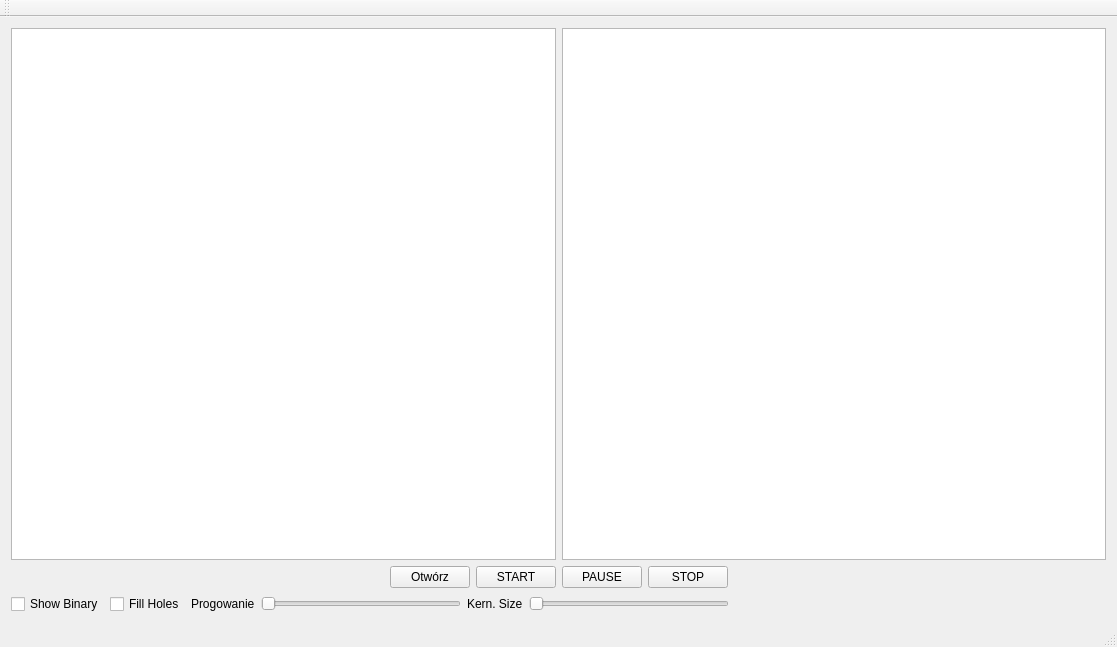
<?xml version="1.0" encoding="UTF-8"?>
<ui version="4.0">
 <class>MainWindow</class>
 <widget class="QMainWindow" name="MainWindow">
  <property name="geometry">
   <rect>
    <x>0</x>
    <y>0</y>
    <width>1117</width>
    <height>647</height>
   </rect>
  </property>
  <property name="windowTitle">
   <string>MainWindow</string>
  </property>
  <widget class="QWidget" name="centralWidget">
   <layout class="QVBoxLayout" name="verticalLayout_2">
    <item>
     <layout class="QVBoxLayout" name="verticalLayout">
      <item>
       <layout class="QHBoxLayout" name="horizontalLayout_3">
        <item>
         <widget class="QGraphicsView" name="leftView"/>
        </item>
        <item>
         <widget class="QGraphicsView" name="rightView"/>
        </item>
       </layout>
      </item>
      <item>
       <layout class="QHBoxLayout" name="horizontalLayout_2">
        <item>
         <spacer name="horizontalSpacer_2">
          <property name="orientation">
           <enum>Qt::Horizontal</enum>
          </property>
          <property name="sizeHint" stdset="0">
           <size>
            <width>40</width>
            <height>20</height>
           </size>
          </property>
         </spacer>
        </item>
        <item>
         <widget class="QPushButton" name="OpenFile">
          <property name="text">
           <string>Otwórz</string>
          </property>
         </widget>
        </item>
        <item>
         <widget class="QPushButton" name="PlayButton">
          <property name="text">
           <string>START</string>
          </property>
         </widget>
        </item>
        <item>
         <widget class="QPushButton" name="pauseButton">
          <property name="text">
           <string>PAUSE</string>
          </property>
         </widget>
        </item>
        <item>
         <widget class="QPushButton" name="StopButton">
          <property name="text">
           <string>STOP</string>
          </property>
         </widget>
        </item>
        <item>
         <spacer name="horizontalSpacer">
          <property name="orientation">
           <enum>Qt::Horizontal</enum>
          </property>
          <property name="sizeHint" stdset="0">
           <size>
            <width>40</width>
            <height>20</height>
           </size>
          </property>
         </spacer>
        </item>
       </layout>
      </item>
      <item>
       <layout class="QHBoxLayout" name="horizontalLayout">
        <item>
         <widget class="QCheckBox" name="BinaryView">
          <property name="text">
           <string>Show Binary</string>
          </property>
         </widget>
        </item>
        <item>
         <widget class="QCheckBox" name="fillHoles">
          <property name="text">
           <string>Fill Holes</string>
          </property>
         </widget>
        </item>
        <item>
         <widget class="QLabel" name="label">
          <property name="text">
           <string>Progowanie</string>
          </property>
         </widget>
        </item>
        <item>
         <widget class="QSlider" name="TreshholdSlider">
          <property name="maximumSize">
           <size>
            <width>200</width>
            <height>16777215</height>
           </size>
          </property>
          <property name="maximum">
           <number>255</number>
          </property>
          <property name="orientation">
           <enum>Qt::Horizontal</enum>
          </property>
         </widget>
        </item>
        <item>
         <widget class="QLabel" name="label_2">
          <property name="text">
           <string>Kern. Size</string>
          </property>
         </widget>
        </item>
        <item>
         <widget class="QSlider" name="kernelSlider">
          <property name="maximumSize">
           <size>
            <width>200</width>
            <height>16777215</height>
           </size>
          </property>
          <property name="minimum">
           <number>0</number>
          </property>
          <property name="maximum">
           <number>15</number>
          </property>
          <property name="orientation">
           <enum>Qt::Horizontal</enum>
          </property>
         </widget>
        </item>
        <item>
         <spacer name="horizontalSpacer_4">
          <property name="orientation">
           <enum>Qt::Horizontal</enum>
          </property>
          <property name="sizeHint" stdset="0">
           <size>
            <width>40</width>
            <height>20</height>
           </size>
          </property>
         </spacer>
        </item>
       </layout>
      </item>
     </layout>
    </item>
   </layout>
  </widget>
  <widget class="QMenuBar" name="menuBar">
   <property name="geometry">
    <rect>
     <x>0</x>
     <y>0</y>
     <width>1117</width>
     <height>22</height>
    </rect>
   </property>
  </widget>
  <widget class="QToolBar" name="mainToolBar">
   <attribute name="toolBarArea">
    <enum>TopToolBarArea</enum>
   </attribute>
   <attribute name="toolBarBreak">
    <bool>false</bool>
   </attribute>
  </widget>
  <widget class="QStatusBar" name="statusBar"/>
 </widget>
 <layoutdefault spacing="6" margin="11"/>
 <resources/>
 <connections/>
</ui>
